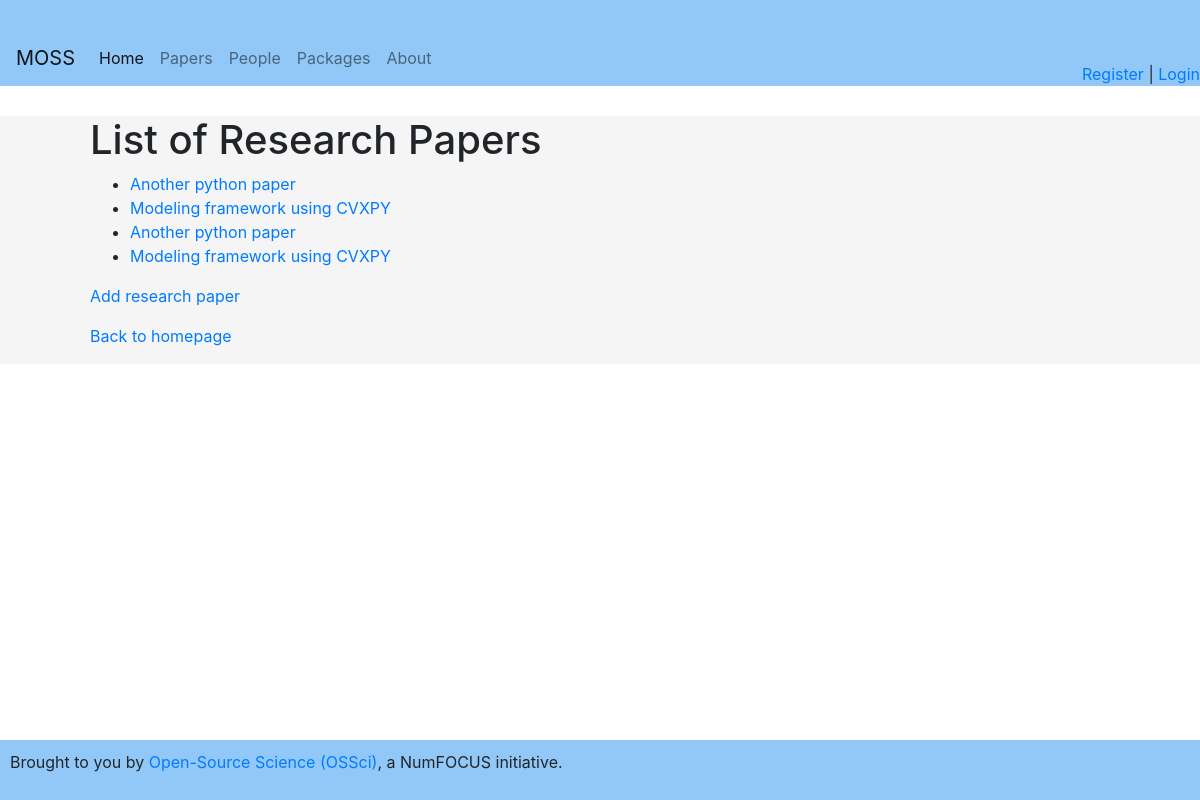
Page /articles on the earlier database version.
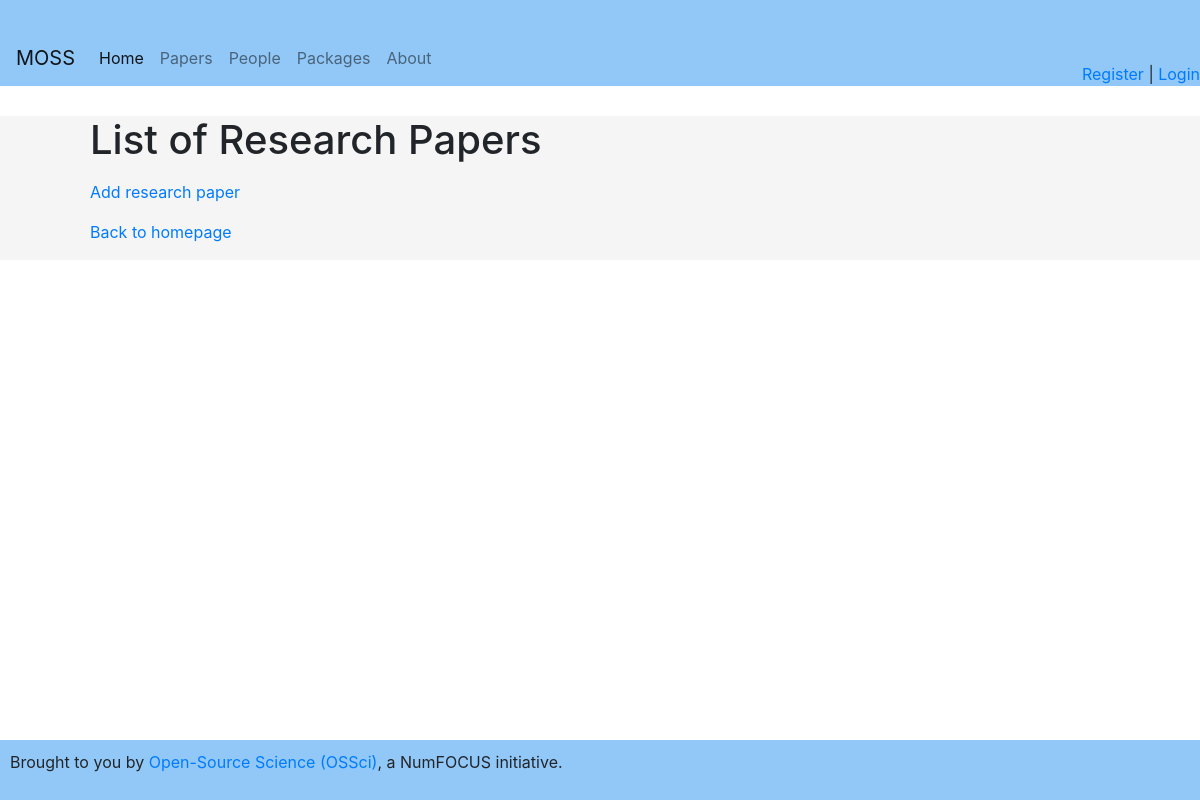
Same page on the later database version.
### app.py (models this page shows)
class Article(db.Model):
    __tablename__ = 'articles'
    id = db.Column(db.Integer, primary_key=True)
    title = db.Column(db.String(120), nullable=False)
    description = db.Column(db.String(500))
    url = db.Column(db.String(200))
    packages = relationship("PackagesPerPaper", back_populates="article")
    persons = relationship("PaperPerPerson", back_populates="article")

### app.py (the view)
@app.route('/articles')
def articles():
    articles = Article.query.all()
    return render_template('articles.html', articles=articles)

### app.py (called while the page is built)
@app.context_processor
def inject_current_user():
    return dict(current_user=current_user)

### templates/articles.html
{% extends 'base.html' %}
{% block content %}
<h1>List of Research Papers</h1>
<ul>
  {% for article in articles %}
    <li><a href="{{ url_for('article_detail', article_id=article.id) }}">{{ article.title }}</a></li>
  {% endfor %}
</ul>
  <p>
    <a href="{{ url_for('add_article') }}">Add research paper</a>
  </p>
  <p>
    <a href="{{ url_for('index') }}">Back to homepage</a>
  </p>
{% endblock %}

Differences in the rows shown:
removed Article: title "Another python paper"
removed Article: title "Modeling framework using CVXPY"
removed Article: title "Another python paper"
removed Article: title "Modeling framework using CVXPY"
